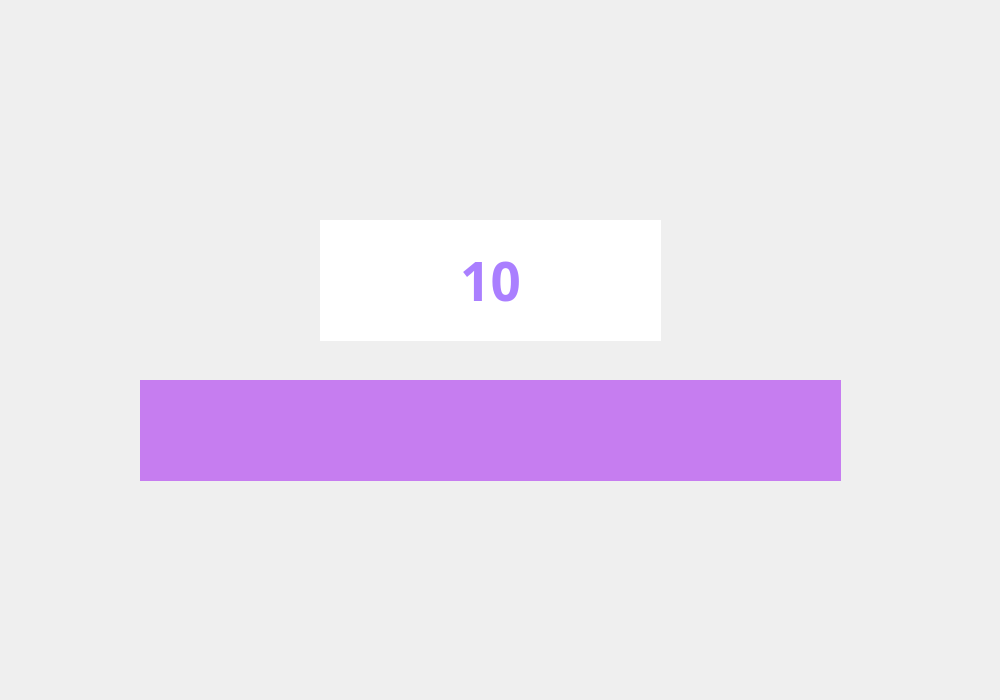
<?xml version="1.0" encoding="UTF-8"?>
<ui version="4.0">
 <class>after_result</class>
 <widget class="QWidget" name="after_result">
  <property name="geometry">
   <rect>
    <x>0</x>
    <y>0</y>
    <width>1000</width>
    <height>700</height>
   </rect>
  </property>
  <property name="minimumSize">
   <size>
    <width>750</width>
    <height>500</height>
   </size>
  </property>
  <property name="maximumSize">
   <size>
    <width>1000</width>
    <height>700</height>
   </size>
  </property>
  <property name="sizeIncrement">
   <size>
    <width>0</width>
    <height>0</height>
   </size>
  </property>
  <property name="windowTitle">
   <string>After_game</string>
  </property>
  <widget class="QLabel" name="result_bg">
   <property name="geometry">
    <rect>
     <x>0</x>
     <y>0</y>
     <width>1000</width>
     <height>700</height>
    </rect>
   </property>
   <property name="minimumSize">
    <size>
     <width>750</width>
     <height>500</height>
    </size>
   </property>
   <property name="maximumSize">
    <size>
     <width>1000</width>
     <height>700</height>
    </size>
   </property>
   <property name="text">
    <string/>
   </property>
   <property name="pixmap">
    <pixmap>../Picture Assets/after_game_bg.png</pixmap>
   </property>
   <property name="scaledContents">
    <bool>true</bool>
   </property>
  </widget>
  <widget class="QPushButton" name="back_bt">
   <property name="geometry">
    <rect>
     <x>40</x>
     <y>60</y>
     <width>141</width>
     <height>141</height>
    </rect>
   </property>
   <property name="styleSheet">
    <string notr="true">QPushButton {border-radius: 70px;}

QPushButton:hover {

	background-color: rgb(125, 73, 229);
	}</string>
   </property>
   <property name="text">
    <string/>
   </property>
   <property name="icon">
    <iconset>
     <normaloff>../Picture Assets/back_bt.png</normaloff>../Picture Assets/back_bt.png</iconset>
   </property>
   <property name="iconSize">
    <size>
     <width>150</width>
     <height>165</height>
    </size>
   </property>
   <property name="flat">
    <bool>true</bool>
   </property>
  </widget>
  <widget class="QPushButton" name="audio_bt">
   <property name="geometry">
    <rect>
     <x>810</x>
     <y>50</y>
     <width>151</width>
     <height>151</height>
    </rect>
   </property>
   <property name="styleSheet">
    <string notr="true">QPushButton {border-radius: 70px;}

QPushButton:hover {

	background-color: rgb(125, 73, 229);
	}</string>
   </property>
   <property name="text">
    <string/>
   </property>
   <property name="icon">
    <iconset>
     <normaloff>../Picture Assets/audio_on_bt.png</normaloff>../Picture Assets/audio_on_bt.png</iconset>
   </property>
   <property name="iconSize">
    <size>
     <width>140</width>
     <height>140</height>
    </size>
   </property>
   <property name="flat">
    <bool>true</bool>
   </property>
  </widget>
  <widget class="QPushButton" name="play_again_bt">
   <property name="geometry">
    <rect>
     <x>80</x>
     <y>490</y>
     <width>402</width>
     <height>159</height>
    </rect>
   </property>
   <property name="styleSheet">
    <string notr="true">QPushButton {border-radius: 20px;}

QPushButton:hover {
	
	background-color: rgb(198, 53, 104);
	}</string>
   </property>
   <property name="text">
    <string/>
   </property>
   <property name="icon">
    <iconset>
     <normaloff>../Picture Assets/pg_bt.png</normaloff>../Picture Assets/pg_bt.png</iconset>
   </property>
   <property name="iconSize">
    <size>
     <width>400</width>
     <height>350</height>
    </size>
   </property>
   <property name="shortcut">
    <string>Return</string>
   </property>
   <property name="default">
    <bool>true</bool>
   </property>
   <property name="flat">
    <bool>false</bool>
   </property>
  </widget>
  <widget class="QPushButton" name="review_bt">
   <property name="geometry">
    <rect>
     <x>520</x>
     <y>490</y>
     <width>402</width>
     <height>159</height>
    </rect>
   </property>
   <property name="styleSheet">
    <string notr="true">QPushButton {border-radius: 20px;}

QPushButton:hover {
	
	background-color: rgb(198, 53, 104);
	}</string>
   </property>
   <property name="text">
    <string/>
   </property>
   <property name="icon">
    <iconset>
     <normaloff>../Picture Assets/review_bt.png</normaloff>../Picture Assets/review_bt.png</iconset>
   </property>
   <property name="iconSize">
    <size>
     <width>400</width>
     <height>350</height>
    </size>
   </property>
   <property name="shortcut">
    <string>Return</string>
   </property>
   <property name="default">
    <bool>true</bool>
   </property>
   <property name="flat">
    <bool>false</bool>
   </property>
  </widget>
  <widget class="QLineEdit" name="round">
   <property name="geometry">
    <rect>
     <x>320</x>
     <y>220</y>
     <width>341</width>
     <height>121</height>
    </rect>
   </property>
   <property name="font">
    <font>
     <family>Segoe UI Black</family>
     <pointsize>40</pointsize>
     <weight>75</weight>
     <bold>true</bold>
    </font>
   </property>
   <property name="autoFillBackground">
    <bool>false</bool>
   </property>
   <property name="styleSheet">
    <string notr="true">color: rgb(85, 0, 255);</string>
   </property>
   <property name="frame">
    <bool>false</bool>
   </property>
   <property name="alignment">
    <set>Qt::AlignCenter</set>
   </property>
   <property name="readOnly">
    <bool>true</bool>
   </property>
   <property name="placeholderText">
    <string>10</string>
   </property>
   <property name="clearButtonEnabled">
    <bool>false</bool>
   </property>
  </widget>
  <widget class="QLabel" name="label">
   <property name="geometry">
    <rect>
     <x>140</x>
     <y>380</y>
     <width>701</width>
     <height>101</height>
    </rect>
   </property>
   <property name="font">
    <font>
     <family>Segoe UI Black</family>
     <pointsize>25</pointsize>
     <weight>75</weight>
     <bold>true</bold>
    </font>
   </property>
   <property name="styleSheet">
    <string notr="true">background-color: rgb(198, 125, 240);
color: rgb(128, 75, 234);</string>
   </property>
   <property name="text">
    <string/>
   </property>
   <property name="alignment">
    <set>Qt::AlignCenter</set>
   </property>
   <property name="wordWrap">
    <bool>true</bool>
   </property>
  </widget>
 </widget>
 <resources/>
 <connections/>
</ui>
